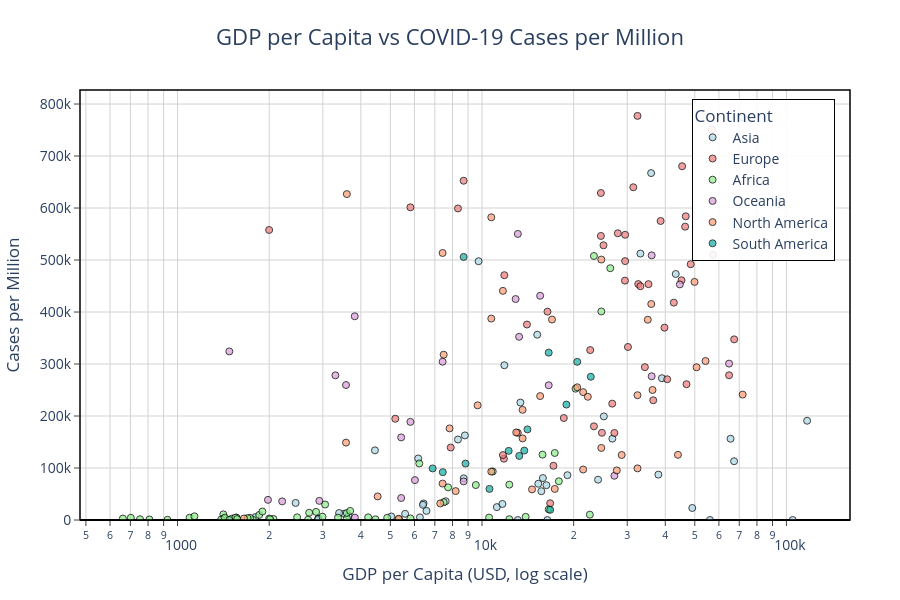

Notebook source saved alongside this figure:
### Markdown cell above
---
## 6. 📊 Relationship Analysis: GDP per Capita vs COVID-19 Cases

**Question:** Did wealthier countries see more or fewer COVID-19 cases per million people?

The x-axis uses a **logarithmic scale** to compress the wide GDP range (from ~$500 to ~$100,000). Each dot is a country, colored by continent. Notice that the relationship isn't as straightforward as you might expect — high-income nations often have better testing infrastructure, which can *inflate* reported case counts.

### Code cell
# Prepare data for GDP vs Cases chart
gdp_cases_data = latest_country_data.dropna(subset=['gdp_per_capita', 'cases_per_million'])

fig_gdp_cases = px.scatter(
    gdp_cases_data,
    x='gdp_per_capita',
    y='cases_per_million',
    color='continent',
    color_discrete_map=continent_colors,
    hover_name='location',
    custom_data=['gdp_per_capita', 'cases_per_million', 'total_cases', 'vaccination_rate_pct', 'continent'],
    log_x=True,
    title='GDP per Capita vs COVID-19 Cases per Million',
    labels={'gdp_per_capita': 'GDP per Capita (USD, log scale)', 
            'cases_per_million': 'Cases per Million'},
    height=600
)

fig_gdp_cases.update_traces(
    marker=dict(
        size=7,
        opacity=0.75,
        line=dict(width=1, color='black')
    ),
    hovertemplate=(
        '<b>%{hovertext}</b><br>'
        '<b>Continent:</b> %{customdata[4]}<br>'
        '<b>GDP per Capita:</b> $%{customdata[0]:,.0f}<br>'
        '<b>Cases per Million:</b> %{customdata[1]:,.0f}<br>'
        '<b>Total Cases:</b> %{customdata[2]:,.0f}<br>'
        '<b>Vaccination Rate:</b> %{customdata[3]:.1f}%'
        '<extra></extra>'
    )
)

fig_gdp_cases = apply_relationship_chart_guidelines(fig_gdp_cases, 
    'GDP per Capita vs COVID-19 Cases per Million',
    'GDP per Capita (USD, log scale)',
    'Cases per Million',
    y_zero=True)

fig_gdp_cases.show()

# Save the chart
fig_gdp_cases.write_html(str(output_dir / "gdp_vs_cases.html"))
print("✓ Saved: outputs/charts/gdp_vs_cases.html")

### Figure 1 — Plotly figure (JSON) as saved in the notebook; plotly's stock layout.template omitted (floating-point values rounded to 4 significant figures; data arrays with more than 128 entries replaced by an {"elided": "..."} marker saying what was removed)
{"data": [{"customdata": {"elided": "50x5 mixed values"}, "hovertemplate": "<b>%{hovertext}</b><br><b>Continent:</b> %{customdata[4]}<br><b>GDP per Capita:</b> $%{customdata[0]:,.0f}<br><b>Cases per Million:</b> %{customdata[1]:,.0f}<br><b>Total Cases:</b> %{customdata[2]:,.0f}<br><b>Vaccination Rate:</b> %{customdata[3]:.1f}%<extra></extra>", "hovertext": ["Afghanistan", "Armenia", "Azerbaijan", "Bahrain", "Bangladesh", "Bhutan", "Brunei", "Cambodia", "China", "East Timor", "Georgia", "Hong Kong", "India", "Indonesia", "Iran", "Iraq", "Israel", "Japan", "Jordan", "Kazakhstan", "Kuwait", "Kyrgyzstan", "Laos", "Lebanon", "Macao", "Malaysia", "Maldives", "Mongolia", "Myanmar", "Nepal", "North Korea", "Oman", "Pakistan", "Palestine", "Philippines", "Qatar", "Saudi Arabia", "Singapore", "South Korea", "Sri Lanka", "Syria", "Taiwan", "Tajikistan", "Thailand", "Turkey", "Turkmenistan", "United Arab Emirates", "Uzbekistan", "Vietnam", "Yemen"], "legendgroup": "Asia", "marker": {"color": "lightblue", "line": {"color": "black", "width": 1}, "opacity": 0.75, "size": 7, "symbol": "circle"}, "mode": "markers", "name": "Asia", "orientation": "v", "showlegend": true, "type": "scatter", "x": [1804.0, 8788.0, 15850.0, 43290.0, 3524.0, 8709.0, 71810.0, 3645.0, 15310.0, 6570.0, 9745.0, 56050.0, 6427.0, 11190.0, 19080.0, 15660.0, 33130.0, 39000.0, 8337.0, 24060.0, 65530.0, 3393.0, 6397.0, 13370.0, 104900.0, 26810.0, 15180.0, 11840.0, 5592.0, 2443.0, 13110.0, 37960.0, 5035.0, 4450.0, 7599.0, 116900.0, 49050.0, 85540.0, 35940.0, 11670.0, 2897.0, 2897.0, 2897.0, 16280.0, 25130.0, 16390.0, 67290.0, 6253.0, 6172.0, 1479.0], "xaxis": "x", "y": [5719.0, 162700.0, 80690.0, 473200.0, 11980.0, 80130.0, 774400.0, 8309.0, 69690.0, 17490.0, 497700.0, 0, 31780.0, 24790.0, 86140.0, 55410.0, 512400.0, 272700.0, 154795, 77550.0, 156300.0, 13420.0, 29090.0, 225900.0, 0, 156400.0, 356400.0, 297600.0, 11870.0, 32850.0, 0, 87290.0, 6703.0, 133900.0, 36120.0, 190900.0, 23110.0, 533300.0, 667200.0, 30820.0, 2595.0, 0, 1787.0, 66940.0, 199300.0, 0, 113000.0, 5056.0, 118400.0, 354.5], "yaxis": "y"}, {"customdata": {"elided": "50x5 mixed values"}, "hovertemplate": "<b>%{hovertext}</b><br><b>Continent:</b> %{customdata[4]}<br><b>GDP per Capita:</b> $%{customdata[0]:,.0f}<br><b>Cases per Million:</b> %{customdata[1]:,.0f}<br><b>Total Cases:</b> %{customdata[2]:,.0f}<br><b>Vaccination Rate:</b> %{customdata[3]:.1f}%<extra></extra>", "hovertext": ["Albania", "Andorra", "Austria", "Belarus", "Belgium", "Bosnia and Herzegovina", "Bulgaria", "Croatia", "Cyprus", "Czechia", "Denmark", "Estonia", "Faroe Islands", "Finland", "France", "Germany", "Gibraltar", "Greece", "Guernsey", "Hungary", "Iceland", "Ireland", "Isle of Man", "Italy", "Jersey", "Latvia", "Liechtenstein", "Lithuania", "Luxembourg", "Malta", "Moldova", "Monaco", "Montenegro", "Netherlands", "North Macedonia", "Norway", "Poland", "Portugal", "Romania", "Russia", "San Marino", "Serbia", "Slovakia", "Slovenia", "Spain", "Sweden", "Switzerland", "Ukraine", "United Kingdom", "Vatican"], "legendgroup": "Europe", "marker": {"color": "lightcoral", "line": {"color": "black", "width": 1}, "opacity": 0.75, "size": 7, "symbol": "circle"}, "mode": "markers", "name": "Europe", "orientation": "v", "showlegend": true, "type": "scatter", "x": [11800.0, 5820.0, 45440.0, 17170.0, 42660.0, 11710.0, 18560.0, 22670.0, 32420.0, 32610.0, 46680.0, 29480.0, 8703.0, 40590.0, 38610.0, 45230.0, 24570.0, 24570.0, 1999.0, 26780.0, 46480.0, 67340.0, 33130.0, 35220.0, 8337.0, 25060.0, 29520.0, 29520.0, 94280.0, 36510.0, 5190.0, 11840.0, 16410.0, 48470.0, 13110.0, 64800.0, 27220.0, 27940.0, 23310.0, 24770.0, 56860.0, 14050.0, 30160.0, 31400.0, 34270.0, 46950.0, 57410.0, 7894.0, 39750.0, 16750.0], "xaxis": "x", "y": [117900.0, 601400.0, 680400.0, 104300.0, 418100.0, 124800.0, 196100.0, 326800.0, 777200.0, 453800.0, 584100.0, 460400.0, 652500.0, 270700.0, 575100.0, 461100.0, 628900.0, 546300.0, 557800.0, 223800.0, 564200.0, 347412, 449600.0, 453600.0, 599200.0, 528300.0, 548500.0, 497900.0, 607700.0, 230300.0, 194800.0, 470800.0, 400700.0, 491900.0, 167600.0, 278400.0, 167400.0, 551500.0, 180200.0, 167700.0, 750700.0, 376000.0, 332800.0, 639900.0, 294000.0, 261200.0, 510000.0, 139400.0, 369900.0, 32180.0], "yaxis": "y"}, {"customdata": {"elided": "58x5 mixed values"}, "hovertemplate": "<b>%{hovertext}</b><br><b>Continent:</b> %{customdata[4]}<br><b>GDP per Capita:</b> $%{customdata[0]:,.0f}<br><b>Cases per Million:</b> %{customdata[1]:,.0f}<br><b>Total Cases:</b> %{customdata[2]:,.0f}<br><b>Vaccination Rate:</b> %{customdata[3]:.1f}%<extra></extra>", "hovertext": ["Algeria", "Angola", "Benin", "Botswana", "Burkina Faso", "Burundi", "Cameroon", "Cape Verde", "Central African Republic", "Chad", "Comoros", "Congo", "Cote d'Ivoire", "Democratic Republic of Congo", "Djibouti", "Egypt", "Equatorial Guinea", "Eritrea", "Eswatini", "Ethiopia", "Gabon", "Gambia", "Ghana", "Guinea", "Guinea-Bissau", "Kenya", "Lesotho", "Liberia", "Libya", "Madagascar", "Malawi", "Mali", "Mauritania", "Mauritius", "Mayotte", "Morocco", "Mozambique", "Namibia", "Niger", "Nigeria", "Reunion", "Rwanda", "Saint Helena", "Sao Tome and Principe", "Senegal", "Seychelles", "Sierra Leone", "Somalia", "South Africa", "South Sudan", "Sudan", "Tanzania", "Togo", "Tunisia", "Uganda", "Western Sahara", "Zambia", "Zimbabwe"], "legendgroup": "Africa", "marker": {"color": "lightgreen", "line": {"color": "black", "width": 1}, "opacity": 0.75, "size": 7, "symbol": "circle"}, "mode": "markers", "name": "Africa", "orientation": "v", "showlegend": true, "type": "scatter", "x": [13910.0, 5820.0, 2064.0, 15810.0, 1703.0, 702.2, 3365.0, 6223.0, 661.2, 1768.0, 1414.0, 4881.0, 3601.0, 808.1, 2705.0, 10550.0, 22600.0, 1510.0, 7739.0, 1730.0, 16560.0, 1562.0, 4228.0, 1999.0, 1549.0, 2993.0, 2851.0, 752.8, 17880.0, 1416.0, 1095.0, 2014.0, 3598.0, 20290.0, 17340.0, 7485.0, 1136.0, 9542.0, 926, 5338.0, 23310.0, 1854.0, 24650.0, 3053.0, 2471.0, 26380.0, 1390.0, 12290.0, 12290.0, 1570.0, 4467.0, 2683.0, 1430.0, 10850.0, 1698.0, 1479.0, 3689.0, 1900.0], "xaxis": "x", "y": [6061.0, 3020.0, 2100.0, 125700.0, 976.4, 4234.0, 4487.0, 108700.0, 2768.0, 434.6, 10890.0, 4225.0, 3140.0, 1020.0, 14000.0, 4649.0, 10230.0, 2766.0, 62710.0, 4062.0, 20530.0, 4666.0, 5140.0, 2783.0, 4566.0, 6369.0, 15670.0, 1526.0, 74460.0, 2316.0, 4370.0, 1468.0, 13490.0, 252500.0, 128900.0, 34148, 7093.0, 67210.0, 363.2, 1223.0, 507800.0, 9673.0, 401000.0, 29780.0, 5168.0, 484300.0, 927.2, 1553.0, 68000.0, 1725.0, 1365.0, 660.0, 4467.0, 93340.0, 3644.0, 0, 17480.0, 16320.0], "yaxis": "y"}, {"customdata": [[5820.0, 188700.0, 8359, 0, "Oceania"], [44650.0, 453100.0, 11861161, 82.7, "Oceania"], [15525, 431200.0, 7345, 86.47, "Oceania"], [8703.0, 74260.0, 69047, 68.96, "Oceania"], [16560.0, 259200.0, 79387, 60.99, "Oceania"], [7424.0, 304400.0, 52287, 0, "Oceania"], [1981.0, 38750.0, 5085, 62.08, "Oceania"], [3819.0, 391800.0, 16297, 0, "Oceania"], [3299.0, 278200.0, 31765, 0, "Oceania"], [12900.0, 424900.0, 5393, 89.4, "Oceania"], [36090.0, 276500.0, 80163, 63.74, "Oceania"], [36090.0, 508900.0, 2639048, 82.77, "Oceania"], [13110.0, 550200.0, 1074, 83.76, "Oceania"], [64800.0, 300800.0, 14912, 0, "Oceania"], [13240.0, 352400.0, 6372, 0, "Oceania"], [3823.0, 4620.0, 46864, 3.17, "Oceania"], [27220.0, 85110.0, 4, 100, "Oceania"], [6022.0, 76700.0, 17057, 80.02, "Oceania"], [2206.0, 35830.0, 25954, 35.12, "Oceania"], [5426.0, 42260.0, 80, 100, "Oceania"], [5426.0, 158900.0, 16976, 72.39, "Oceania"], [3575.0, 259600.0, 2943, 83.86, "Oceania"], [2922.0, 36780.0, 12019, 49.66, "Oceania"], [1479.0, 324200.0, 3760, 58.67, "Oceania"]], "hovertemplate": "<b>%{hovertext}</b><br><b>Continent:</b> %{customdata[4]}<br><b>GDP per Capita:</b> $%{customdata[0]:,.0f}<br><b>Cases per Million:</b> %{customdata[1]:,.0f}<br><b>Total Cases:</b> %{customdata[2]:,.0f}<br><b>Vaccination Rate:</b> %{customdata[3]:.1f}%<extra></extra>", "hovertext": ["American Samoa", "Australia", "Cook Islands", "Fiji", "French Polynesia", "Guam", "Kiribati", "Marshall Islands", "Micronesia (country)", "Nauru", "New Caledonia", "New Zealand", "Niue", "Northern Mariana Islands", "Palau", "Papua New Guinea", "Pitcairn", "Samoa", "Solomon Islands", "Tokelau", "Tonga", "Tuvalu", "Vanuatu", "Wallis and Futuna"], "legendgroup": "Oceania", "marker": {"color": "plum", "line": {"color": "black", "width": 1}, "opacity": 0.75, "size": 7, "symbol": "circle"}, "mode": "markers", "name": "Oceania", "orientation": "v", "showlegend": true, "type": "scatter", "x": [5820.0, 44650.0, 15525, 8703.0, 16560.0, 7424.0, 1981.0, 3819.0, 3299.0, 12900.0, 36090.0, 36090.0, 13110.0, 64800.0, 13240.0, 3823.0, 27220.0, 6022.0, 2206.0, 5426.0, 5426.0, 3575.0, 2922.0, 1479.0], "xaxis": "x", "y": [188700.0, 453100.0, 431200.0, 74260.0, 259200.0, 304400.0, 38750.0, 391800.0, 278200.0, 424900.0, 276500.0, 508900.0, 550200.0, 300800.0, 352400.0, 4620.0, 85110.0, 76700.0, 35830.0, 42260.0, 158900.0, 259600.0, 36780.0, 324200.0], "yaxis": "y"}, {"customdata": {"elided": "41x5 mixed values"}, "hovertemplate": "<b>%{hovertext}</b><br><b>Continent:</b> %{customdata[4]}<br><b>GDP per Capita:</b> $%{customdata[0]:,.0f}<br><b>Cases per Million:</b> %{customdata[1]:,.0f}<br><b>Total Cases:</b> %{customdata[2]:,.0f}<br><b>Vaccination Rate:</b> %{customdata[3]:.1f}%<extra></extra>", "hovertext": ["Anguilla", "Antigua and Barbuda", "Aruba", "Bahamas", "Barbados", "Belize", "Bermuda", "Bonaire Sint Eustatius and Saba", "British Virgin Islands", "Canada", "Cayman Islands", "Costa Rica", "Cuba", "Curacao", "Dominica", "Dominican Republic", "El Salvador", "Greenland", "Grenada", "Guadeloupe", "Guatemala", "Haiti", "Honduras", "Jamaica", "Martinique", "Mexico", "Montserrat", "Nicaragua", "Panama", "Puerto Rico", "Saint Barthelemy", "Saint Kitts and Nevis", "Saint Lucia", "Saint Martin (French part)", "Saint Pierre and Miquelon", "Saint Vincent and the Grenadines", "Sint Maarten (Dutch part)", "Trinidad and Tobago", "Turks and Caicos Islands", "United States", "United States Virgin Islands"], "legendgroup": "North America", "marker": {"color": "lightsalmon", "line": {"color": "black", "width": 1}, "opacity": 0.75, "size": 7, "symbol": "circle"}, "mode": "markers", "name": "North America", "orientation": "v", "showlegend": true, "type": "scatter", "x": [21490.0, 21490.0, 35970.0, 27720.0, 16980.0, 7824.0, 50670.0, 11710.0, 71810.0, 44020.0, 49900.0, 15525, 32420.0, 32420.0, 9673.0, 14600.0, 7292.0, 13590.0, 13590.0, 7424.0, 7424.0, 1653.0, 4542.0, 8194.0, 3598.0, 17340.0, 7485.0, 5321.0, 22270.0, 35040.0, 24650.0, 24650.0, 12950.0, 10730.0, 10730.0, 10730.0, 36330.0, 28760.0, 3575.0, 54230.0, 20550.0], "xaxis": "x", "y": [245900.0, 97110.0, 415400.0, 95430.0, 385500.0, 176200.0, 293700.0, 440700.0, 241200.0, 125300.0, 458000.0, 238300.0, 99330.0, 240000.0, 220600.0, 58880.0, 31870.0, 211900.0, 157000.0, 513500.0, 70070.0, 2974.0, 45330.0, 55590.0, 626800.0, 59760.0, 317900.0, 2329.0, 237000.0, 385200.0, 500900.0, 138600.0, 168400.0, 387400.0, 582200.0, 93060.0, 250100.0, 125100.0, 148800.0, 305800.0, 255200.0], "yaxis": "y"}, {"customdata": [[18930.0, 222000.0, 10101218, 76.69, "South America"], [6886.0, 99160.0, 1212147, 50.4, "South America"], [14100.0, 174200.0, 37511921, 81.82, "South America"], [22770.0, 275500.0, 5401126, 90.29, "South America"], [13250.0, 123200.0, 6391876, 71.72, "South America"], [10580.0, 59850.0, 1077445, 79.11, "South America"], [8703.0, 505900.0, 1923, 46.7, "South America"], [16560.0, 321900.0, 98041, 0, "South America"], [7435.0, 92050.0, 74443, 47.23, "South America"], [8827.0, 108500.0, 735759, 52.31, "South America"], [12240.0, 133000.0, 4526977, 84.32, "South America"], [13770.0, 133500.0, 82501, 38.49, "South America"], [20550.0, 304200.0, 1041346, 84.82, "South America"], [16750.0, 19530.0, 552695, 52.88, "South America"]], "hovertemplate": "<b>%{hovertext}</b><br><b>Continent:</b> %{customdata[4]}<br><b>GDP per Capita:</b> $%{customdata[0]:,.0f}<br><b>Cases per Million:</b> %{customdata[1]:,.0f}<br><b>Total Cases:</b> %{customdata[2]:,.0f}<br><b>Vaccination Rate:</b> %{customdata[3]:.1f}%<extra></extra>", "hovertext": ["Argentina", "Bolivia", "Brazil", "Chile", "Colombia", "Ecuador", "Falkland Islands", "French Guiana", "Guyana", "Paraguay", "Peru", "Suriname", "Uruguay", "Venezuela"], "legendgroup": "South America", "marker": {"color": "lightseagreen", "line": {"color": "black", "width": 1}, "opacity": 0.75, "size": 7, "symbol": "circle"}, "mode": "markers", "name": "South America", "orientation": "v", "showlegend": true, "type": "scatter", "x": [18930.0, 6886.0, 14100.0, 22770.0, 13250.0, 10580.0, 8703.0, 16560.0, 7435.0, 8827.0, 12240.0, 13770.0, 20550.0, 16750.0], "xaxis": "x", "y": [222000.0, 99160.0, 174200.0, 275500.0, 123200.0, 59850.0, 505900.0, 321900.0, 92050.0, 108500.0, 133000.0, 133500.0, 304200.0, 19530.0], "yaxis": "y"}], "layout": {"font": {"size": 14}, "height": 600, "legend": {"bgcolor": "rgba(255,255,255,0.9)", "bordercolor": "black", "borderwidth": 1, "orientation": "v", "title": {"text": "Continent"}, "tracegroupgap": 0, "x": 0.98, "xanchor": "right", "y": 0.98, "yanchor": "top"}, "margin": {"b": 80, "l": 80, "r": 50, "t": 90}, "paper_bgcolor": "white", "plot_bgcolor": "white", "shapes": [{"fillcolor": "rgba(0,0,0,0)", "line": {"color": "black", "width": 1.5}, "type": "rect", "x0": 0, "x1": 1, "xref": "paper", "y0": 0, "y1": 1, "yref": "paper"}], "title": {"font": {"size": 22}, "text": "GDP per Capita vs COVID-19 Cases per Million", "x": 0.5, "xanchor": "center"}, "xaxis": {"anchor": "y", "domain": [0, 1], "gridcolor": "lightgray", "showgrid": true, "tickangle": 0, "ticks": "outside", "title": {"text": "GDP per Capita (USD, log scale)"}, "type": "log", "zeroline": true, "zerolinecolor": "black"}, "yaxis": {"anchor": "x", "domain": [0, 1], "gridcolor": "lightgray", "rangemode": "tozero", "showgrid": true, "tickangle": 0, "ticks": "outside", "title": {"text": "Cases per Million"}, "zeroline": true, "zerolinecolor": "black"}}}
